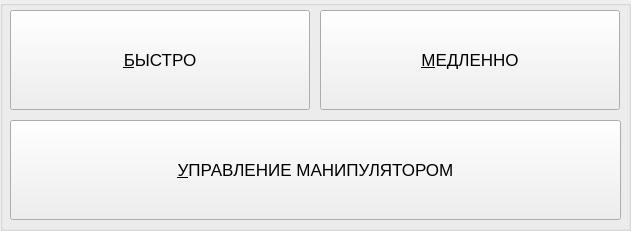
   <widget class="QGroupBox" name="groupBox_2">
    <property name="geometry">
     <rect>
      <x>1540</x>
      <y>250</y>
      <width>631</width>
      <height>231</height>
     </rect>
    </property>
    <property name="font">
     <font>
      <pointsize>13</pointsize>
     </font>
    </property>
    <property name="title">
     <string/>
    </property>
    <widget class="QPushButton" name="btFast">
     <property name="geometry">
      <rect>
       <x>10</x>
       <y>10</y>
       <width>300</width>
       <height>100</height>
      </rect>
     </property>
     <property name="sizePolicy">
      <sizepolicy hsizetype="Preferred" vsizetype="Fixed">
       <horstretch>0</horstretch>
       <verstretch>0</verstretch>
      </sizepolicy>
     </property>
     <property name="minimumSize">
      <size>
       <width>200</width>
       <height>100</height>
      </size>
     </property>
     <property name="maximumSize">
      <size>
       <width>300</width>
       <height>80</height>
      </size>
     </property>
     <property name="font">
      <font>
       <pointsize>13</pointsize>
      </font>
     </property>
     <property name="text">
      <string>&amp;БЫСТРО</string>
     </property>
    </widget>
    <widget class="QPushButton" name="btSlow">
     <property name="geometry">
      <rect>
       <x>320</x>
       <y>10</y>
       <width>300</width>
       <height>100</height>
      </rect>
     </property>
     <property name="sizePolicy">
      <sizepolicy hsizetype="Preferred" vsizetype="Fixed">
       <horstretch>0</horstretch>
       <verstretch>0</verstretch>
      </sizepolicy>
     </property>
     <property name="minimumSize">
      <size>
       <width>200</width>
       <height>100</height>
      </size>
     </property>
     <property name="maximumSize">
      <size>
       <width>300</width>
       <height>100</height>
      </size>
     </property>
     <property name="font">
      <font>
       <pointsize>13</pointsize>
      </font>
     </property>
     <property name="text">
      <string>&amp;МЕДЛЕННО</string>
     </property>
    </widget>
    <widget class="QPushButton" name="btStopMove">
     <property name="geometry">
      <rect>
       <x>10</x>
       <y>120</y>
       <width>611</width>
       <height>100</height>
      </rect>
     </property>
     <property name="sizePolicy">
      <sizepolicy hsizetype="Preferred" vsizetype="Fixed">
       <horstretch>0</horstretch>
       <verstretch>0</verstretch>
      </sizepolicy>
     </property>
     <property name="minimumSize">
      <size>
       <width>200</width>
       <height>100</height>
      </size>
     </property>
     <property name="maximumSize">
      <size>
       <width>650</width>
       <height>100</height>
      </size>
     </property>
     <property name="font">
      <font>
       <pointsize>13</pointsize>
      </font>
     </property>
     <property name="text">
      <string>&amp;УПРАВЛЕНИЕ МАНИПУЛЯТОРОМ</string>
     </property>
     <property name="iconSize">
      <size>
       <width>32</width>
       <height>32</height>
      </size>
     </property>
    </widget>
   </widget>
